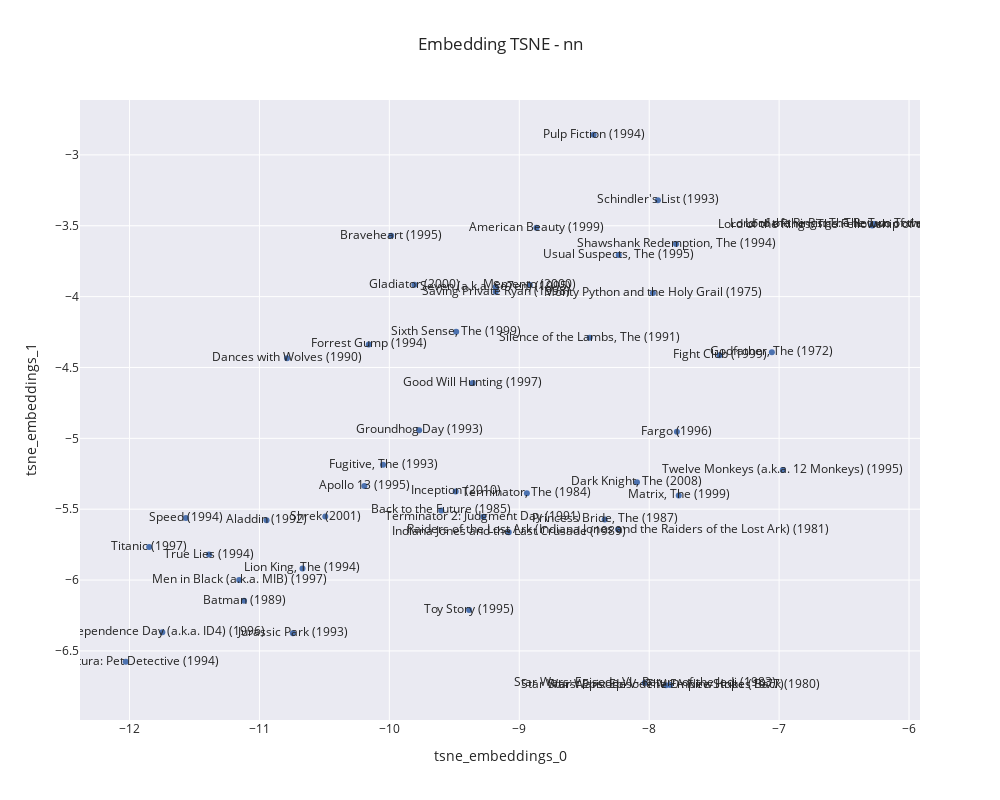

Notebook code for this chart:
### Markdown cell above
### T-SNE clusters

### Code cell
import plotly.express as px
from sklearn.manifold import TSNE


def plot_tsne_scatter(movie_embeddings_df, name: str):
    tsne_df = top_movies_df["movieId", "title"].join(
        movie_embeddings_df, on="movieId", how="left"
    )

    embedding_vectors = tsne_df.drop(["movieId", "title"]).to_numpy()
    tsne = TSNE(n_components=2, random_state=42)
    tsne_embeddings = tsne.fit_transform(embedding_vectors)
    tsne_df = tsne_df.with_columns(
        tsne_embeddings_0=tsne_embeddings[:, 0], tsne_embeddings_1=tsne_embeddings[:, 1]
    )

    fig = px.scatter(
        tsne_df.to_pandas(),
        x="tsne_embeddings_0",
        y="tsne_embeddings_1",
        hover_data=["title"],
        height=800,
        width=1000,
        template="seaborn",
        text="title",
        title=f"Embedding TSNE - {name}",
    )
    fig.show()


# plot_tsne_scatter(movie_embeddings_dfs["word2vec"], "word2vec")
# plot_tsne_scatter(movie_embeddings_dfs["tf_idf"], "tf-idf")
plot_tsne_scatter(movie_embeddings_dfs["nn"], "nn")

### Figure 1 — Plotly figure (JSON) as saved in the notebook; plotly's stock layout.template omitted (floating-point values rounded to 4 significant figures)
{"data": [{"customdata": [["Toy Story (1995)"], ["Twelve Monkeys (a.k.a. 12 Monkeys) (1995)"], ["Seven (a.k.a. Se7en) (1995)"], ["Usual Suspects, The (1995)"], ["Braveheart (1995)"], ["Apollo 13 (1995)"], ["Star Wars: Episode IV - A New Hope (1977)"], ["Pulp Fiction (1994)"], ["Shawshank Redemption, The (1994)"], ["Ace Ventura: Pet Detective (1994)"], ["Forrest Gump (1994)"], ["Lion King, The (1994)"], ["Speed (1994)"], ["True Lies (1994)"], ["Fugitive, The (1993)"], ["Jurassic Park (1993)"], ["Schindler's List (1993)"], ["Aladdin (1992)"], ["Terminator 2: Judgment Day (1991)"], ["Dances with Wolves (1990)"], ["Batman (1989)"], ["Silence of the Lambs, The (1991)"], ["Fargo (1996)"], ["Independence Day (a.k.a. ID4) (1996)"], ["Godfather, The (1972)"], ["Monty Python and the Holy Grail (1975)"], ["Star Wars: Episode V - The Empire Strikes Back (1980)"], ["Princess Bride, The (1987)"], ["Raiders of the Lost Ark (Indiana Jones and the Raiders of the Lost Ark) (1981)"], ["Star Wars: Episode VI - Return of the Jedi (1983)"], ["Terminator, The (1984)"], ["Groundhog Day (1993)"], ["Back to the Future (1985)"], ["Indiana Jones and the Last Crusade (1989)"], ["Men in Black (a.k.a. MIB) (1997)"], ["Good Will Hunting (1997)"], ["Titanic (1997)"], ["Saving Private Ryan (1998)"], ["Matrix, The (1999)"], ["Sixth Sense, The (1999)"], ["American Beauty (1999)"], ["Fight Club (1999)"], ["Gladiator (2000)"], ["Memento (2000)"], ["Shrek (2001)"], ["Lord of the Rings: The Fellowship of the Ring, The (2001)"], ["Lord of the Rings: The Two Towers, The (2002)"], ["Lord of the Rings: The Return of the King, The (2003)"], ["Dark Knight, The (2008)"], ["Inception (2010)"]], "hovertemplate": "tsne_embeddings_0=%{x}<br>tsne_embeddings_1=%{y}<br>title=%{customdata[0]}<extra></extra>", "legendgroup": "", "marker": {"color": "rgb(76,114,176)", "symbol": "circle"}, "mode": "markers+text", "name": "", "orientation": "v", "showlegend": false, "text": ["Toy Story (1995)", "Twelve Monkeys (a.k.a. 12 Monkeys) (1995)", "Seven (a.k.a. Se7en) (1995)", "Usual Suspects, The (1995)", "Braveheart (1995)", "Apollo 13 (1995)", "Star Wars: Episode IV - A New Hope (1977)", "Pulp Fiction (1994)", "Shawshank Redemption, The (1994)", "Ace Ventura: Pet Detective (1994)", "Forrest Gump (1994)", "Lion King, The (1994)", "Speed (1994)", "True Lies (1994)", "Fugitive, The (1993)", "Jurassic Park (1993)", "Schindler's List (1993)", "Aladdin (1992)", "Terminator 2: Judgment Day (1991)", "Dances with Wolves (1990)", "Batman (1989)", "Silence of the Lambs, The (1991)", "Fargo (1996)", "Independence Day (a.k.a. ID4) (1996)", "Godfather, The (1972)", "Monty Python and the Holy Grail (1975)", "Star Wars: Episode V - The Empire Strikes Back (1980)", "Princess Bride, The (1987)", "Raiders of the Lost Ark (Indiana Jones and the Raiders of the Lost Ark) (1981)", "Star Wars: Episode VI - Return of the Jedi (1983)", "Terminator, The (1984)", "Groundhog Day (1993)", "Back to the Future (1985)", "Indiana Jones and the Last Crusade (1989)", "Men in Black (a.k.a. MIB) (1997)", "Good Will Hunting (1997)", "Titanic (1997)", "Saving Private Ryan (1998)", "Matrix, The (1999)", "Sixth Sense, The (1999)", "American Beauty (1999)", "Fight Club (1999)", "Gladiator (2000)", "Memento (2000)", "Shrek (2001)", "Lord of the Rings: The Fellowship of the Ring, The (2001)", "Lord of the Rings: The Two Towers, The (2002)", "Lord of the Rings: The Return of the King, The (2003)", "Dark Knight, The (2008)", "Inception (2010)"], "type": "scatter", "x": [-9.386, -6.972, -9.182, -8.234, -9.986, -10.19, -7.871, -8.428, -7.793, -12.03, -10.16, -10.67, -11.57, -11.39, -10.05, -10.74, -7.933, -10.95, -9.277, -10.79, -11.12, -8.458, -7.787, -11.75, -7.056, -7.971, -7.839, -8.342, -8.239, -8.035, -8.941, -9.771, -9.6, -9.081, -11.16, -9.358, -11.85, -9.181, -7.773, -9.485, -8.868, -7.459, -9.807, -8.919, -10.49, -6.283, -6.28, -6.268, -8.094, -9.489], "xaxis": "x", "y": [-6.21, -5.223, -3.933, -3.706, -3.571, -5.336, -6.742, -2.858, -3.628, -6.576, -4.337, -5.918, -5.562, -5.82, -5.186, -6.376, -3.32, -5.579, -5.554, -4.435, -6.145, -4.29, -4.954, -6.368, -4.393, -3.975, -6.741, -5.572, -5.644, -6.726, -5.388, -4.943, -5.508, -5.662, -5.999, -4.61, -5.766, -3.965, -5.403, -4.247, -3.514, -4.413, -3.916, -3.919, -5.552, -3.498, -3.491, -3.488, -5.309, -5.375], "yaxis": "y"}], "layout": {"height": 800, "legend": {"tracegroupgap": 0}, "title": {"text": "Embedding TSNE - nn"}, "width": 1000, "xaxis": {"anchor": "y", "domain": [0, 1], "title": {"text": "tsne_embeddings_0"}}, "yaxis": {"anchor": "x", "domain": [0, 1], "title": {"text": "tsne_embeddings_1"}}}}
